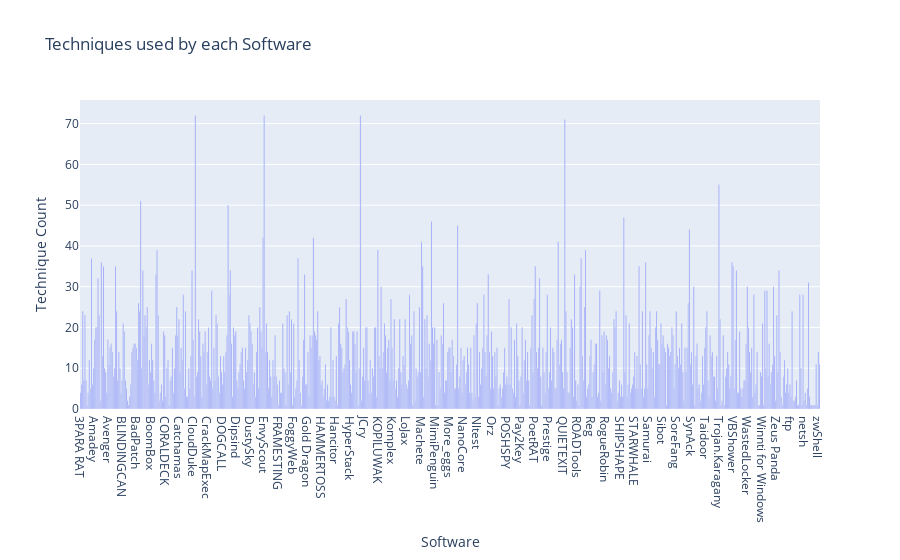

Here is the notebook cell this chart was saved with:
### Code cell
# Assuming the columns are 'name_software' for software names and 'name_technique' for technique names
software_count = techniques_software_df.groupby('name_software')['name_technique'].count().reset_index()

# Rename columns for better understanding
software_count.columns = ['Software', 'Technique Count']

# Step 4: Create a bar chart using Plotly
fig = px.bar(software_count, x='Software', y='Technique Count', title='Techniques used by each Software')

# Step 5: Display the chart
fig.show()

### Figure 1 — Plotly figure (JSON) as saved in the notebook; plotly's stock layout.template omitted (floating-point values rounded to 4 significant figures; data arrays with more than 128 entries replaced by an {"elided": "..."} marker saying what was removed)
{"data": [{"alignmentgroup": "True", "hovertemplate": "Software=%{x}<br>Technique Count=%{y}<extra></extra>", "legendgroup": "", "marker": {"color": "#636efa", "pattern": {"shape": ""}}, "name": "", "offsetgroup": "", "orientation": "v", "showlegend": false, "textposition": "auto", "type": "bar", "x": {"elided": "677 str values"}, "xaxis": "x", "y": {"elided": "677 int values"}, "yaxis": "y"}], "layout": {"autosize": true, "barmode": "relative", "legend": {"tracegroupgap": 0}, "title": {"text": "Techniques used by each Software"}, "xaxis": {"anchor": "y", "autorange": true, "domain": [0, 1], "range": [-0.5, 676.5], "title": {"text": "Software"}, "type": "category"}, "yaxis": {"anchor": "x", "autorange": true, "domain": [0, 1], "range": [0, 75.79], "title": {"text": "Technique Count"}, "type": "linear"}}}
